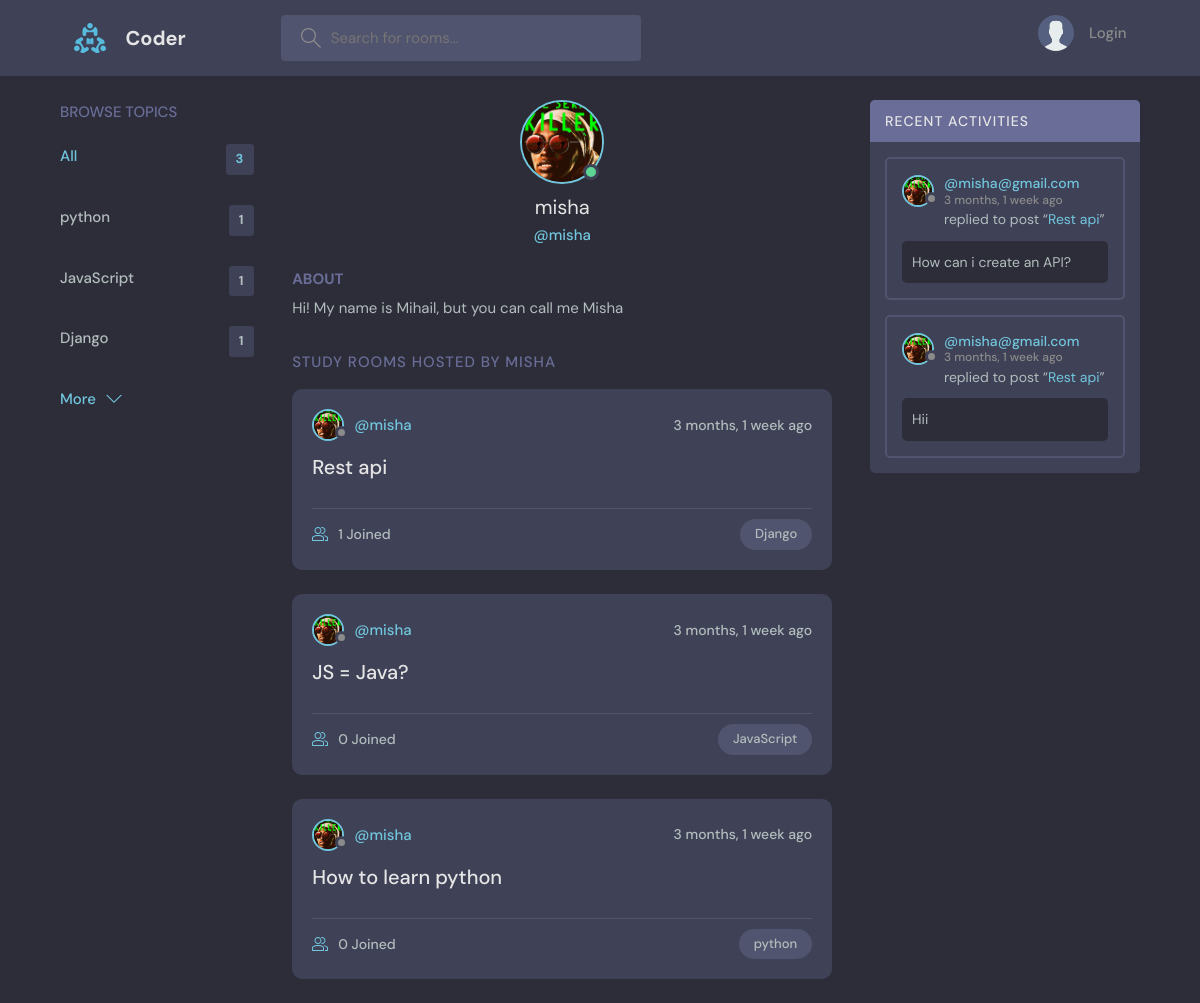
Page /profile/1/ on the committed database.
### base/models.py (models this page shows, shortened)
class Topic(models.Model):
    name = models.CharField(max_length=200)

class User(AbstractUser):
    name = models.CharField(max_length=200, null=True)
    email = models.EmailField(unique=True ,null=True)
    bio = models.TextField(null=True)
    avatar = models.ImageField(null=True, default='avatar.svg')
    USERNAME_FIELD = 'email'
    REQUIRED_FIELDS = []

class Room(models.Model):
    host = models.ForeignKey(User, on_delete=models.SET_NULL, null=True)
    topic = models.ForeignKey(Topic, on_delete=models.SET_NULL, null=True)
    name = models.CharField(max_length=200)
    description = models.TextField(null=True, blank=True)
    participants = models.ManyToManyField(User, related_name='participants', blank=True)
    updated = models.DateTimeField(auto_now=True)
    created = models.DateTimeField(auto_now_add=True)
    class Meta:
        ordering = ['-updated' , '-created']
    def __str__(self):
        return self.name

class Message(models.Model):
    user = models.ForeignKey(User, on_delete=models.CASCADE)
    room = models.ForeignKey(Room, on_delete=models.CASCADE)
    body = models.TextField()
    updated = models.DateTimeField(auto_now=True)
    created = models.DateTimeField(auto_now_add=True)
    class Meta:
        ordering = ['-updated' , '-created']

### base/views.py (the view)
# urls.py: path('profile/<str:pk>/', views.userProfile, name='user-profile'),
def userProfile(request, pk):
    user = User.objects.get(id=pk)
    rooms = user.room_set.all() # getting all children (room) from a parent User
    room_messages = user.message_set.all()
    topics = Topic.objects.all()
    context = {'user': user, 'rooms': rooms, 'room_messages':room_messages, 'topics':topics}
    return render(request, 'base/profile.html', context)

### base/templates/base/profile.html (shortened to what this page needs)
{% extends 'main.html'%}
{% block content %}
  <main class="profile-page layout layout--3">
    <div class="container">
      {% include 'base/topic_component.html' %}
      <div class="roomList">
        <div class="profile">
          <div class="profile__avatar">
            <div class="avatar avatar--large active">
              <img src="{{user.avatar.url}}" />
            </div>
          </div>
          <div class="profile__info">
            <h3>{{user.username}}</h3>
            <p>@{{user.username}}</p>
          </div>
          <div class="profile__about">
            <h3>About</h3>
            <p>
              {{user.bio}}
            </p>
          </div>
        </div>
        <div class="roomList__header">
          <div>
            <h2>Study Rooms Hosted by {{user.username}}</a>
            </h2>
          </div>
        </div>
        {% include 'base/feed_component.html' %}
      </div>
      {% include 'base/activity_component.html' %}
    </div>
  </main>
{% endblock content %}

### templates/main.html (shortened to what this page needs)
<!DOCTYPE html>
{% load static %}
<html lang="en">
  <head>
    <link rel="stylesheet" href="{% static 'styles/style.css' %}" />
  </head>
  <body>
    {% include 'navbar.html' %}
    {% block content %}
    {% endblock %}
  </body>
</html>

### templates/navbar.html (shortened to what this page needs)
{% load static %}
<header class="header header--loggedIn">
    <div class="container">
      <a href="{% url 'home' %}" class="header__logo">
        <img src="{% static 'images/logo.svg' %}" />
        <h1>Coder</h1>
      </a>
      <form class="header__search" method="GET" action="{% url 'home' %}">
        <label>
          <input name="q" placeholder="Search for rooms..." />
        </label>
      </form>
      <nav class="header__menu">
        {% if request.user.is_authenticated %}
        <div class="header__user">
          <a href="{% url 'user-profile' request.user.id %}">
            <div class="avatar avatar--medium active">
              <img src="{{request.user.avatar.url}}" />
            </div>
            <p>{{request.user.username}} <span>@{{request.user.username}}</span></p>
          </a>
          <button class="dropdown-button">
            <svg version="1.1" xmlns="http://www.w3.org/2000/svg" width="32" height="32" viewBox="0 0 32 32">
              <title>chevron-down</title>
              <path d="M16 21l-13-13h-3l16 16 16-16h-3l-13 13z"></path>
            </svg>
          </button>
        </div>
        {% else %}
        <a href="{% url 'login' %}">
          <img src="{% static 'images/avatar.svg' %}" />
          <p>Login</p>
        </a>
        {% endif %}
      </nav>
    </div>
  </header>

### base/templates/base/topic_component.html
<div class="topics">
    <div class="topics__header">
      <h2>Browse Topics</h2>
    </div>
    <ul class="topics__list">
      <li>
        <a href="{% url 'home' %}" class="active">All <span>{{topics.count}}</span></a>
      </li>
      {% for topic in topics %}
      <li>
        <a href="{% url 'home'%}?q={{topic.name}}">{{topic.name}} <span>{{topic.room_set.all.count}}</span></a>
      </li>
      {% endfor %}
    </ul>
    <a class="btn btn--link" href="{% url 'topics' %}">
      More
      <svg version="1.1" xmlns="http://www.w3.org/2000/svg" width="32" height="32" viewBox="0 0 32 32">
        <title>chevron-down</title>
        <path d="M16 21l-13-13h-3l16 16 16-16h-3l-13 13z"></path>
      </svg>
    </a>
  </div>

### base/templates/base/feed_component.html (shortened to what this page needs)
{% for room in rooms %}
<div class="roomListRoom">
    <div class="roomListRoom__header">
      <a href="{% url 'user-profile' room.host.id %}" class="roomListRoom__author">
        <div class="avatar avatar--small">
          <img src="{{room.host.avatar.url}}" />
        </div>
        <span>@{{room.host.username}}</span>
      </a>
      <div class="roomListRoom__actions">
        <span>{{room.created|timesince}} ago</span>
      </div>
    </div>
    <div class="roomListRoom__content">
      <a href="{% url 'room' room.id %}">{{room.name}}</a>
    </div>
    <div class="roomListRoom__meta">
      <a href="{% url 'room' room.id %}" class="roomListRoom__joined">
        {{room.participants.all.count}} Joined
      </a>
      <p class="roomListRoom__topic">{{room.topic.name}}</p>
    </div>
  </div>
{% endfor %}

### base/templates/base/activity_component.html (shortened to what this page needs)
<div class="activities">
    <div class="activities__header">
      <h2>Recent Activities</h2>
    </div>
{% for message in room_messages %}
    <div class="activities__box">
      <div class="activities__boxHeader roomListRoom__header">
        <a href="{% url 'user-profile' message.user.id %}" class="roomListRoom__author">
          <div class="avatar avatar--small">
            <img src="{{message.user.avatar.url}}" />
          </div>
          <p>
            @{{message.user}}
            <span>{{message.created|timesince}} ago</span>
          </p>
        </a>
      </div>
      <div class="activities__boxContent">
        <p>replied to post “<a href="{% url 'room' message.room.id %}">{{message.room}}</a>”</p>
        <div class="activities__boxRoomContent">
          {{message.body}}
        </div>
      </div>
    </div>
    {% endfor %}
  </div>

### rows in the picture
Topic: name "python", room_set.all.count "1"
Topic: name "JavaScript", room_set.all.count "1"
Topic: name "Django", room_set.all.count "1"
User: avatar (picture), username "misha", bio "Hi! My name is Mihail, but you can call me Misha", username "MISHA"
Room: host.avatar (picture), host.username "misha", created "3 months, 1 week", name "Rest api", participants.all.count "1", topic.name "Django"
Room: host.avatar (picture), host.username "misha", created "3 months, 1 week", name "JS = Java?", participants.all.count "0", topic.name "JavaScript"
Room: host.avatar (picture), host.username "misha", created "3 months, 1 week", name "How to learn python", participants.all.count "0", topic.name "python"
Message: user.avatar (picture), user "misha@gmail.com", created "3 months, 1 week", room "Rest api", body "How can i create an API?"
Message: user.avatar (picture), user "misha@gmail.com", created "3 months, 1 week", room "Rest api", body "Hii"

### other values in the picture
{{ topics.count }} "3"
